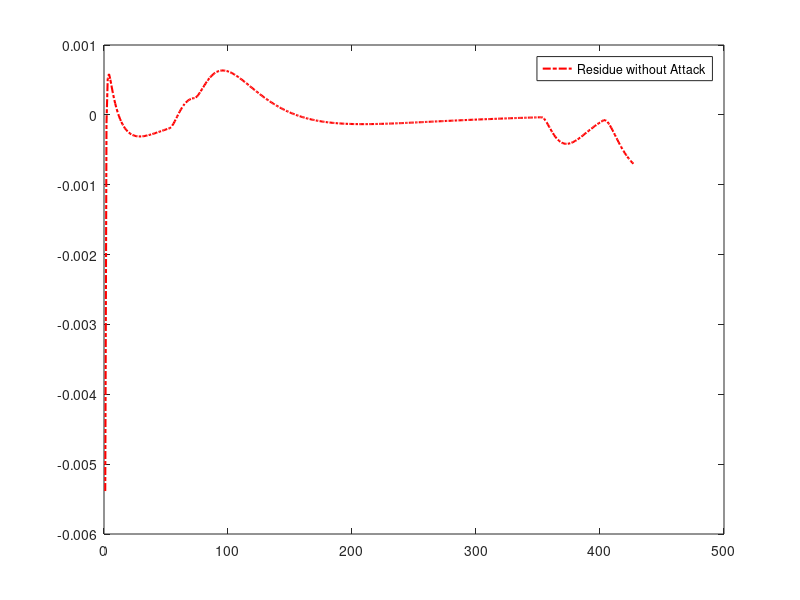

The MATLAB script that drew this image: (Note: this script raises an error after producing the figure.)
close all;
clear all;
clc

formatSpec = '%f';
fsz = 18;

reference_value(1:50)=0.40; reference_value(51:350)=0.45; reference_value(351:501)=0.40;
reference_value_2(1:70)=0.20; reference_value_2(71:400)=0.225; reference_value_2(401:501)=0.20;

ref_vector = reference_value';
ref_vector_2 = reference_value_2';

%%%%%%%%%%%%%%%%%%%%%%%%% DATA READING %%%%%%%%%%%%%%%%%%%%%%%%
% Differential Attack, no Defense
dif_attack_no_def = csvread('attack_no_def_socket/def/results_no_def_0_2.txt');
time_diff_no_def = dif_attack_no_def(:, [1]);
lit101_diff_no_def = dif_attack_no_def(:, [2]);
lit102_diff_no_def = dif_attack_no_def(:, [3]);
lit103_diff_no_def = dif_attack_no_def(:, [4]);

% Diferential Attack, Defense
dif_attack_def = csvread('atk_def_socket/def/results_def_0_2.txt');
time_diff_def = dif_attack_def(:, [1]);
lit101_diff_def = dif_attack_def(:, [2]);
lit102_diff_def = dif_attack_def(:, [3]);
lit103_diff_def = dif_attack_def(:, [4]);

% No attack
no_attack = csvread('no_attack_socket/results_thread_no_atk_socket.txt');
time_no_attack = no_attack(:, [1]);
lit101_no_attack = no_attack(:, [2]);
lit102_no_attack = no_attack(:, [3]);
lit103_no_attack = no_attack(:, [4]);

%%%%%%%%%%%%%%%%%%%%%%%% Bias parameter changes %%%%%%%%
dif_attack_0_1_no_def = csvread('attack_no_def_socket/def/results_no_def_0_1.txt');
time_diff_0_1_no_def = dif_attack_0_1_no_def(:, [1]);
lit101_diff_0_1_no_def = dif_attack_0_1_no_def(:, [2]);
lit102_diff_0_1_no_def = dif_attack_0_1_no_def(:, [3]);
lit103_diff_0_1_no_def = dif_attack_0_1_no_def(:, [4]);

dif_attack_0_3_no_def = csvread('attack_no_def_socket/def/results_no_def_0_3.txt');
time_diff_0_3_no_def = dif_attack_0_3_no_def(:, [1]);
lit101_diff_0_3_no_def = dif_attack_0_3_no_def(:, [2]);
lit102_diff_0_3_no_def = dif_attack_0_3_no_def(:, [3]);
lit103_diff_0_3_no_def = dif_attack_0_3_no_def(:, [4]);

dif_attack_0_4_no_def = csvread('attack_no_def_socket/def/results_no_def_0_4.txt');
time_diff_0_4_no_def = dif_attack_0_4_no_def(:, [1]);
lit101_diff_0_4_no_def = dif_attack_0_4_no_def(:, [2]);
lit102_diff_0_4_no_def = dif_attack_0_4_no_def(:, [3]);
lit103_diff_0_4_no_def = dif_attack_0_4_no_def(:, [4]);

dif_attack_0_5_no_def = csvread('attack_no_def_socket/def/results_no_def_0_5.txt');
time_diff_0_5_no_def = dif_attack_0_5_no_def(:, [1]);
lit101_diff_0_5_no_def = dif_attack_0_5_no_def(:, [2]);
lit102_diff_0_5_no_def = dif_attack_0_5_no_def(:, [3]);
lit103_diff_0_5_no_def = dif_attack_0_5_no_def(:, [4]);


%%%%%%%%%%%%%%% Defense %%%%%%%%%%%%%%%%%%%%%%%%%%%%%%
dif_attack_0_1_def = csvread('atk_def_socket/def/results_def_0_1.txt');
time_diff_0_1_def = dif_attack_0_1_def(:, [1]);
lit101_diff_0_1_def = dif_attack_0_1_def(:, [2]);
lit102_diff_0_1_def = dif_attack_0_1_def(:, [3]);
lit103_diff_0_1_def = dif_attack_0_1_def(:, [4]);

dif_attack_0_3_def = csvread('atk_def_socket/def/results_def_0_3.txt');
time_diff_0_3_def = dif_attack_0_3_def(:, [1]);
lit101_diff_0_3_def = dif_attack_0_3_def(:, [2]);
lit102_diff_0_3_def = dif_attack_0_3_def(:, [3]);
lit103_diff_0_3_def = dif_attack_0_3_def(:, [4]);

dif_attack_0_4_def = csvread('atk_def_socket/def/results_def_0_4.txt');
time_diff_0_4_def = dif_attack_0_4_def(:, [1]);
lit101_diff_0_4_def = dif_attack_0_4_def(:, [2]);
lit102_diff_0_4_def = dif_attack_0_4_def(:, [3]);
lit103_diff_0_4_def = dif_attack_0_4_def(:, [4]);

dif_attack_0_5_def = csvread('atk_def_socket/def/results_def_0_5.txt');
time_diff_0_5_def = dif_attack_0_5_def(:, [1]);
lit101_diff_0_5_def = dif_attack_0_5_def(:, [2]);
lit102_diff_0_5_def = dif_attack_0_5_def(:, [3]);
lit103_diff_0_5_def = dif_attack_0_5_def(:, [4]);

ruio_no_attack = csvread('no_attack_socket/matlab_ruio.txt');
ruio_no_def    = csvread('attack_no_def_socket/matlab_ruio.txt');
ruio_def    = csvread('atk_def_socket/matlab_ruio.txt');

%%%%%%%%%%%%%%%%%%%%%%%%% No Attack %%%%%%%%%%%%%%%%%%%%%%%
% h1=figure(1)
% set(gca, 'FontSize', fsz, 'LineWidth', 1.5); 
% plot(time_no_attack, lit101_no_attack,'-b', 'linewidth', 1.5);
% hold on
% plot(time_no_attack, lit102_no_attack, '-.r', 'linewidth', 1.5);
% plot(time_no_attack, lit103_no_attack, '--m', 'linewidth', 1.5);
% plot(time_no_attack, ref_vector, '--k', 'linewidth', 1.5);
% plot(time_no_attack, ref_vector_2, '--k', 'linewidth', 1.5);
% 
% g = legend('Tank 1 Level','Tank 2 Level','Tank 3 Level','Location','southwest');
% g.FontSize = 14;
% grid on
% axis([20 500 0 0.5])
% grid on;
% xlabel('Time (s)')
% ylabel('Tank Level (m)')
% title({'Plant Behavior without Attack'});
% matlab2tikz('tikz/no_attack.tikz', 'showInfo', false, 'parseStrings', false, 'standalone', false, 'height', '\figureheight', 'width', '\figurewidth');
% matlab2tikz('tikz/std_no_attack.tikz', 'showInfo', false, 'parseStrings', false, 'standalone', true, 'height', '0.5\columnwidth', 'width', '0.8\columnwidth');
% print(h1,'std_no_attack.pdf','-dpdf','-r0')


%%%%%%%%%%%%%%%%%%%%%%%%% Differential Attack - No Defense %%%%%%%%%%%%%%%%%%%%%%%
% h2=figure(2)
% set(gca, 'FontSize', fsz, 'LineWidth', 1.5); 
% plot(time_diff_no_def, lit101_diff_no_def,'-b', 'linewidth', 1.5);
% hold on
% plot(time_diff_no_def, lit102_diff_no_def, '-.r', 'linewidth', 1.5);
% plot(time_diff_no_def, lit103_diff_no_def, '--m', 'linewidth', 1.5);
% plot(time_no_attack, ref_vector, '--k', 'linewidth', 1.5);
% plot(time_no_attack, ref_vector_2, '--k', 'linewidth', 1.5);
% 
% g = legend('Tank 1 Level','Tank 2 Level','Tank 3 Level','Location','southwest');
% g.FontSize = 14;
% grid on
% axis([20 500 0 0.5])
% grid on;
% xlabel('Time (s)')
% ylabel('Tank Level (m)')
% title({'Plant Behavior with Bias Attack without Defense'});
% matlab2tikz('tikz/diff_no_def.tikz', 'showInfo', false, 'parseStrings', false, 'standalone', false, 'height', '\figureheight', 'width', '\figurewidth');
% matlab2tikz('tikz/std_diff_no_def.tikz', 'showInfo', false, 'parseStrings', false, 'standalone', true, 'height', '0.5\columnwidth', 'width', '0.8\columnwidth');
% print(h2,'std_diff_no_def.pdf','-dpdf','-r0')

% %%%%%%%%%%%%%%%%%%%%%%%%% Differential Attack - Defense %%%%%%%%%%%%%%%%%%%%%%%
% h3=figure(3)
% set(gca, 'FontSize', fsz, 'LineWidth', 1.5); 
% plot(time_diff_def, lit101_diff_def,'-b', 'linewidth', 1.5);
% hold on
% plot(time_diff_def, lit102_diff_def, '-.r', 'linewidth', 1.5);
% plot(time_diff_def, lit103_diff_def, '--m', 'linewidth', 1.5);
% plot(time_no_attack, ref_vector, '--k', 'linewidth', 1.5);
% plot(time_no_attack, ref_vector_2, '--k', 'linewidth', 1.5);
% 
% g = legend('Tank 1 Level','Tank 2 Level','Tank 3 Level','Location','southwest');
% g.FontSize = 14;
% grid on
% axis([20 500 0 0.5])
% grid on;
% xlabel('Time (s)')
% ylabel('Tank Level (m)')
% title({'Plant Behavior with Bias Attack with Defense'});
% matlab2tikz('tikz/diff_def.tikz', 'showInfo', false, 'parseStrings', false, 'standalone', false, 'height', '\figureheight', 'width', '\figurewidth');
% matlab2tikz('tikz/std_diff_def.tikz', 'showInfo', false, 'parseStrings', false, 'standalone', true, 'height','0.5\columnwidth', 'width', '0.8\columnwidth');
% print(h3,'std_diff_def.pdf','-dpdf','-r0')

%%%%%%%%%%%%%%%%%%%%%%%% Errors %%%%%%%%%%%%%%%%%%%%%%%%%%%

%%%%%%%%%%% Without attack %%%
lit_101_error_no_atk = ref_vector - lit101_no_attack;
lit_102_error_no_atk = ref_vector_2 - lit102_no_attack;

mean_lit_101_error_no_atk(1:5) = mean(lit_101_error_no_atk);

lit_101_error_diff_0_1_no_def = ref_vector - lit101_diff_0_1_no_def;
lit_102_error_diff_0_1_no_def = ref_vector_2 - lit102_diff_0_1_no_def;

lit_101_error_diff_0_2_no_def = ref_vector - lit101_diff_no_def;
lit_102_error_diff_0_2_no_def = ref_vector_2 - lit102_diff_no_def;

lit_101_error_diff_0_3_no_def = ref_vector - lit101_diff_0_3_no_def;
lit_102_error_diff_0_3_no_def = ref_vector_2 - lit102_diff_0_3_no_def;

lit_101_error_diff_0_4_no_def = ref_vector - lit101_diff_0_4_no_def;
lit_102_error_diff_0_4_no_def = ref_vector_2 - lit102_diff_0_4_no_def;

lit_101_error_diff_0_5_no_def = ref_vector - lit101_diff_0_5_no_def;
lit_102_error_diff_0_5_no_def = ref_vector_2 - lit102_diff_0_5_no_def;

% Def
lit_101_error_diff_0_1_def = ref_vector - lit101_diff_0_1_def;
lit_102_error_diff_0_1_def = ref_vector_2 - lit102_diff_0_1_def;

lit_101_error_diff_0_2_def = ref_vector - lit101_diff_def;
lit_102_error_diff_0_2_def = ref_vector_2 - lit102_diff_def;

lit_101_error_diff_0_3_def = ref_vector - lit101_diff_0_3_def;
lit_102_error_diff_0_3_def = ref_vector_2 - lit102_diff_0_3_def;

lit_101_error_diff_0_4_def = ref_vector - lit101_diff_0_4_def;
lit_102_error_diff_0_4_def = ref_vector_2 - lit102_diff_0_4_def;

lit_101_error_diff_0_5_def = ref_vector - lit101_diff_0_5_def;
lit_102_error_diff_0_5_def = ref_vector_2 - lit102_diff_0_5_def;

mean_error_no_def = zeros(1,5);
mean_error_no_def(1) = mean(lit_101_error_diff_0_1_no_def);
mean_error_no_def(2) = mean(lit_101_error_diff_0_2_no_def);
mean_error_no_def(3) = mean(lit_101_error_diff_0_3_no_def);
mean_error_no_def(4) = mean(lit_101_error_diff_0_4_no_def);
mean_error_no_def(5) = mean(lit_101_error_diff_0_5_no_def);
mean_error_no_def.*-1

mean_error_def = zeros(1,5);
mean_error_def(1) = mean(lit_101_error_diff_0_1_def);
mean_error_def(2) = mean(lit_101_error_diff_0_2_def);
mean_error_def(3) = mean(lit_101_error_diff_0_3_def);
mean_error_def(4) = mean(lit_101_error_diff_0_4_def);
mean_error_def(5) = mean(lit_101_error_diff_0_5_def);
mean_error_def.*-1

error_vector=[0.001, 0.002, 0.003, 0.004, 0.005];

%%%%%%%%%%%%%% Mean Error Plot %%%%%%%%%%%%%%%%%%%%%%%

% h15=figure(15)
% set(gca, 'FontSize', fsz, 'LineWidth', 1.5); 
% plot(error_vector, abs(mean_error_no_def),'-.r', 'linewidth', 1.5);
% hold on
% plot(error_vector, abs(mean_error_def), '-b', 'linewidth', 1.5);
% plot(error_vector, abs(mean_lit_101_error_no_atk), '--k', 'linewidth', 1.5);
% 
% g = legend('Mean Error without Defense','Mean Error with Defense','Mean Error without Attack', 'Location','northwest');
% g.FontSize = 14;
% grid on
% %axis([0 500 0 0.06])
% grid on;
% xlabel('Attack Value of Bias Attack (m)')
% ylabel('Average Error(m)')
% title({'   Plant Mean Error with Bias Attack'});
% matlab2tikz('tikz/mean_error_def.tikz', 'showInfo', false, 'parseStrings', false, 'standalone', false, 'height', '\figureheight', 'width', '\figurewidth');
% matlab2tikz('tikz/std_mean_error_def.tikz', 'showInfo', false, 'parseStrings', false, 'standalone', true, 'height','0.5\columnwidth', 'width', '0.8\columnwidth');
% print(h15,'std_mean_error_def.pdf','-dpdf','-r0')



h16=figure(16)
set(gca, 'FontSize', fsz, 'LineWidth', 1.5); 
plot(ruio_no_attack,'-.r', 'linewidth', 1.5);
hold on
% plot(error_vector, abs(mean_error_def), '-b', 'linewidth', 1.5);
% plot(error_vector, abs(mean_lit_101_error_no_atk), '--k', 'linewidth', 1.5);

g = legend('Residue without Attack');
g.FontSize = 14;
grid on
%axis([0 420 -5.5e-3 1e-3])
axis([0 420 -5.5e-3 12e-3])
grid on;
xlabel('Time (s)')
ylabel('Tank Level (m)')
%title({'   Plant Mean Error with Bias Attack'});
matlab2tikz('tikz/std_ruio_no_attack.tikz', 'showInfo', false, 'parseStrings', false, 'standalone', true, 'height','0.5\columnwidth', 'width', '0.8\columnwidth');
print(h16,'std_ruio_no_attack.pdf','-dpdf','-r0')


h17=figure(17)
set(gca, 'FontSize', fsz, 'LineWidth', 1.5); 
plot(ruio_no_def,'-.r', 'linewidth', 1.5);
hold on
% plot(error_vector, abs(mean_error_def), '-b', 'linewidth', 1.5);
% plot(error_vector, abs(mean_lit_101_error_no_atk), '--k', 'linewidth', 1.5);

g = legend('Residue without Defense');
g.FontSize = 14;
grid on
axis([0 420 -5.5e-3 12e-3])
grid on;
xlabel('Time (s)')
ylabel('Tank Level (m)')
%title({'   Plant Mean Error with Bias Attack'});
matlab2tikz('tikz/std_ruio_no_def.tikz', 'showInfo', false, 'parseStrings', false, 'standalone', true, 'height','0.5\columnwidth', 'width', '0.8\columnwidth');
print(h17,'std_ruio_no_def.pdf','-dpdf','-r0')



%%%%%%%%%%%%%%%%%%%%%%% No Defense Error Plots %%%%%%%%%%%%%%%%%%%%%%%
% h4=figure(4)
% set(gca, 'FontSize', fsz, 'LineWidth', 1.5); 
% plot(time_diff_def, lit_101_error_no_atk,'-b', 'linewidth', 1.5);
% hold on
% plot(time_diff_def, lit_102_error_no_atk, '-.r', 'linewidth', 1.5);
% 
% g = legend('Lit101 Error','Lit102 Error','Location','northeast');
% g.FontSize = 14;
% grid on
% axis([0 500 0 0.06])
% grid on;
% xlabel('Time (s)')
% ylabel('Tank Level (m)')
% title({'Virtual Environment', 'Error without Attack'});
% matlab2tikz('tikz/error_no_atk.tikz', 'showInfo', false, 'parseStrings', false, 'standalone', false, 'height', '\figureheight', 'width', '\figurewidth');
% matlab2tikz('tikz/std_error_no_atk.tikz', 'showInfo', false, 'parseStrings', false, 'standalone', true, 'height','0.5\columnwidth', 'width', '0.8\columnwidth');
% 
% % 0.1
% h5=figure(5)
% set(gca, 'FontSize', fsz, 'LineWidth', 1.5); 
% plot(time_diff_0_1_no_def, lit_101_error_diff_0_1_no_def,'-b', 'linewidth', 1.5);
% hold on
% plot(time_diff_0_1_no_def, lit_102_error_diff_0_1_no_def, '-.r', 'linewidth', 1.5);
% 
% g = legend('Lit101 Error','Lit102 Error','Location','northeast');
% g.FontSize = 14;
% grid on
% axis([0 500 0 0.06])
% grid on;
% xlabel('Time (s)')
% ylabel('Tank Level (m)')
% title({'Virtual Environment', 'Error with Bias Attack of 0.001 and No Defense'});
% matlab2tikz('tikz/error_0_1_no_def.tikz', 'showInfo', false, 'parseStrings', false, 'standalone', false, 'height', '\figureheight', 'width', '\figurewidth');
% matlab2tikz('tikz/std_error_0_1_no_atk.tikz', 'showInfo', false, 'parseStrings', false, 'standalone', true, 'height','0.5\columnwidth', 'width', '0.8\columnwidth');
% 
% 
% % 0.2
% h6=figure(6)
% set(gca, 'FontSize', fsz, 'LineWidth', 1.5); 
% plot(time_diff_0_1_no_def, lit_101_error_diff_0_2_no_def,'-b', 'linewidth', 1.5);
% hold on
% plot(time_diff_0_1_no_def, lit_102_error_diff_0_2_no_def, '-.r', 'linewidth', 1.5);
% 
% g = legend('Lit101 Error','Lit102 Error','Location','northeast');
% g.FontSize = 14;
% grid on
% axis([0 500 0 0.06])
% grid on;
% xlabel('Time (s)')
% ylabel('Tank Level (m)')
% title({'Virtual Environment', 'Error with Bias Attack of 0.002 and No Defense'});
% matlab2tikz('tikz/error_0_2_no_def.tikz', 'showInfo', false, 'parseStrings', false, 'standalone', false, 'height', '\figureheight', 'width', '\figurewidth');
% matlab2tikz('tikz/std_error_0_2_no_atk.tikz', 'showInfo', false, 'parseStrings', false, 'standalone', true, 'height','0.5\columnwidth', 'width', '0.8\columnwidth');
% 
% 
% % 0.3
% h7=figure(7)
% set(gca, 'FontSize', fsz, 'LineWidth', 1.5); 
% plot(time_diff_0_3_no_def, lit_101_error_diff_0_3_no_def,'-b', 'linewidth', 1.5);
% hold on
% plot(time_diff_0_3_no_def, lit_102_error_diff_0_3_no_def, '-.r', 'linewidth', 1.5);
% 
% g = legend('Lit101 Error','Lit102 Error','Location','northeast');
% g.FontSize = 14;
% grid on
% axis([0 500 0 0.06])
% grid on;
% xlabel('Time (s)')
% ylabel('Tank Level (m)')
% title({'Virtual Environment', 'Error with Bias Attack of 0.003 and No Defense'});
% matlab2tikz('tikz/error_0_3_no_def.tikz', 'showInfo', false, 'parseStrings', false, 'standalone', false, 'height', '\figureheight', 'width', '\figurewidth');
% matlab2tikz('tikz/std_error_0_3_no_atk.tikz', 'showInfo', false, 'parseStrings', false, 'standalone', true, 'height','0.5\columnwidth', 'width', '0.8\columnwidth');
% 
% 
% % 0.4
% h8=figure(8)
% set(gca, 'FontSize', fsz, 'LineWidth', 1.5); 
% plot(time_diff_0_4_no_def, lit_101_error_diff_0_4_no_def,'-b', 'linewidth', 1.5);
% hold on
% plot(time_diff_0_4_no_def, lit_102_error_diff_0_4_no_def, '-.r', 'linewidth', 1.5);
% 
% g = legend('Lit101 Error','Lit102 Error','Location','northeast');
% g.FontSize = 14;
% grid on
% axis([0 500 0 0.06])
% grid on;
% xlabel('Time (s)')
% ylabel('Tank Level (m)')
% title({'Virtual Environment', 'Error with Bias Attack of 0.004 and No Defense'});
% matlab2tikz('tikz/error_0_4_no_def.tikz', 'showInfo', false, 'parseStrings', false, 'standalone', false, 'height', '\figureheight', 'width', '\figurewidth');
% matlab2tikz('tikz/std_error_0_4_no_atk.tikz', 'showInfo', false, 'parseStrings', false, 'standalone', true, 'height','0.5\columnwidth', 'width', '0.8\columnwidth');
% 
% % 0.5
% h9=figure(9)
% set(gca, 'FontSize', fsz, 'LineWidth', 1.5); 
% plot(time_diff_0_5_no_def, lit_101_error_diff_0_5_no_def,'-b', 'linewidth', 1.5);
% hold on
% plot(time_diff_0_5_no_def, lit_102_error_diff_0_5_no_def, '-.r', 'linewidth', 1.5);
% 
% g = legend('Lit101 Error','Lit102 Error','Location','northeast');
% g.FontSize = 14;
% grid on
% axis([0 500 0 0.06])
% grid on;
% xlabel('Time (s)')
% ylabel('Tank Level (m)')
% title({'Virtual Environment', 'Error with Bias Attack of 0.005 and No Defense'});
% matlab2tikz('tikz/error_0_5_no_def.tikz', 'showInfo', false, 'parseStrings', false, 'standalone', false, 'height', '\figureheight', 'width', '\figurewidth');
% matlab2tikz('tikz/std_error_0_5_no_atk.tikz', 'showInfo', false, 'parseStrings', false, 'standalone', true, 'height','0.5\columnwidth', 'width', '0.8\columnwidth');
% 
% 
% 
% 
% 
% 
% %%%%%%%%%%%%%%%%%%%%%%% Defense Error Plots %%%%%%%%%%%%%%%%%%%%%%%
% % 0.1
% h10=figure(10)
% set(gca, 'FontSize', fsz, 'LineWidth', 1.5); 
% plot(time_diff_0_1_def, lit_101_error_diff_0_1_def,'-b', 'linewidth', 1.5);
% hold on
% plot(time_diff_0_1_def, lit_102_error_diff_0_1_def, '-.r', 'linewidth', 1.5);
% 
% g = legend('Lit101 Error','Lit102 Error','Location','northeast');
% g.FontSize = 14;
% grid on
% axis([0 500 0 0.06])
% grid on;
% xlabel('Time (s)')
% ylabel('Tank Level (m)')
% title({'Virtual Environment', 'Error with Bias Attack of 0.001 and Defense'});
% matlab2tikz('tikz/error_0_1_def.tikz', 'showInfo', false, 'parseStrings', false, 'standalone', false, 'height', '\figureheight', 'width', '\figurewidth');
% matlab2tikz('tikz/std_error_0_1_def.tikz', 'showInfo', false, 'parseStrings', false, 'standalone', true, 'height','0.5\columnwidth', 'width', '0.8\columnwidth');
% 
% 
% 
% % 0.2
% h11=figure(11)
% set(gca, 'FontSize', fsz, 'LineWidth', 1.5); 
% plot(time_diff_def, lit_101_error_diff_0_2_def,'-b', 'linewidth', 1.5);
% hold on
% plot(time_diff_def, lit_102_error_diff_0_2_def, '-.r', 'linewidth', 1.5);
% 
% g = legend('Lit101 Error','Lit102 Error','Location','northeast');
% g.FontSize = 14;
% grid on
% axis([0 500 0 0.06])
% grid on;
% xlabel('Time (s)')
% ylabel('Tank Level (m)')
% title({'Virtual Environment', 'Error with Bias Attack of 0.002 and Defense'});
% matlab2tikz('tikz/error_0_2_def.tikz', 'showInfo', false, 'parseStrings', false, 'standalone', false, 'height', '\figureheight', 'width', '\figurewidth');
% matlab2tikz('tikz/std_error_0_2_def.tikz', 'showInfo', false, 'parseStrings', false, 'standalone', true, 'height','0.5\columnwidth', 'width', '0.8\columnwidth');
% 
% 
% 
% % 0.3
% h12=figure(12)
% set(gca, 'FontSize', fsz, 'LineWidth', 1.5); 
% plot(time_diff_def, lit_101_error_diff_0_3_def,'-b', 'linewidth', 1.5);
% hold on
% plot(time_diff_def, lit_102_error_diff_0_3_def, '-.r', 'linewidth', 1.5);
% 
% g = legend('Lit101 Error','Lit102 Error','Location','northeast');
% g.FontSize = 14;
% grid on
% axis([0 500 0 0.06])
% grid on;
% xlabel('Time (s)')
% ylabel('Tank Level (m)')
% title({'Virtual Environment', 'Error with Bias Attack of 0.003 and Defense'});
% matlab2tikz('tikz/error_0_3_def.tikz', 'showInfo', false, 'parseStrings', false, 'standalone', false, 'height', '\figureheight', 'width', '\figurewidth');
% matlab2tikz('tikz/std_error_0_3_def.tikz', 'showInfo', false, 'parseStrings', false, 'standalone', true, 'height','0.5\columnwidth', 'width', '0.8\columnwidth');
% 
% % 0.4
% h13=figure(13)
% set(gca, 'FontSize', fsz, 'LineWidth', 1.5); 
% plot(time_diff_def, lit_101_error_diff_0_4_def,'-b', 'linewidth', 1.5);
% hold on
% plot(time_diff_def, lit_102_error_diff_0_4_def, '-.r', 'linewidth', 1.5);
% 
% g = legend('Lit101 Error','Lit102 Error','Location','northeast');
% g.FontSize = 14;
% grid on
% axis([0 500 0 0.06])
% grid on;
% xlabel('Time (s)')
% ylabel('Tank Level (m)')
% title({'Virtual Environment', 'Error with Bias Attack of 0.004 and Defense'});
% matlab2tikz('tikz/error_0_4_def.tikz', 'showInfo', false, 'parseStrings', false, 'standalone', false, 'height', '\figureheight', 'width', '\figurewidth');
% matlab2tikz('tikz/std_error_0_4_def.tikz', 'showInfo', false, 'parseStrings', false, 'standalone', true, 'height','0.5\columnwidth', 'width', '0.8\columnwidth');
% 
% 
% % 0.5
% h14=figure(14)
% set(gca, 'FontSize', fsz, 'LineWidth', 1.5); 
% plot(time_diff_def, lit_101_error_diff_0_5_def,'-b', 'linewidth', 1.5);
% hold on
% plot(time_diff_def, lit_102_error_diff_0_5_def, '-.r', 'linewidth', 1.5);
% 
% g = legend('Lit101 Error','Lit102 Error','Location','northeast');
% g.FontSize = 14;
% grid on
% axis([0 500 0 0.06])
% grid on;
% xlabel('Time (s)')
% ylabel('Tank Level (m)')
% title({'Virtual Environment', 'Error with Bias Attack of 0.005 and Defense'});
% matlab2tikz('tikz/error_0_5_def.tikz', 'showInfo', false, 'parseStrings', false, 'standalone', false, 'height', '\figureheight', 'width', '\figurewidth');
% matlab2tikz('tikz/std_error_0_5_def.tikz', 'showInfo', false, 'parseStrings', false, 'standalone', true, 'height','0.5\columnwidth', 'width', '0.8\columnwidth');
% 
